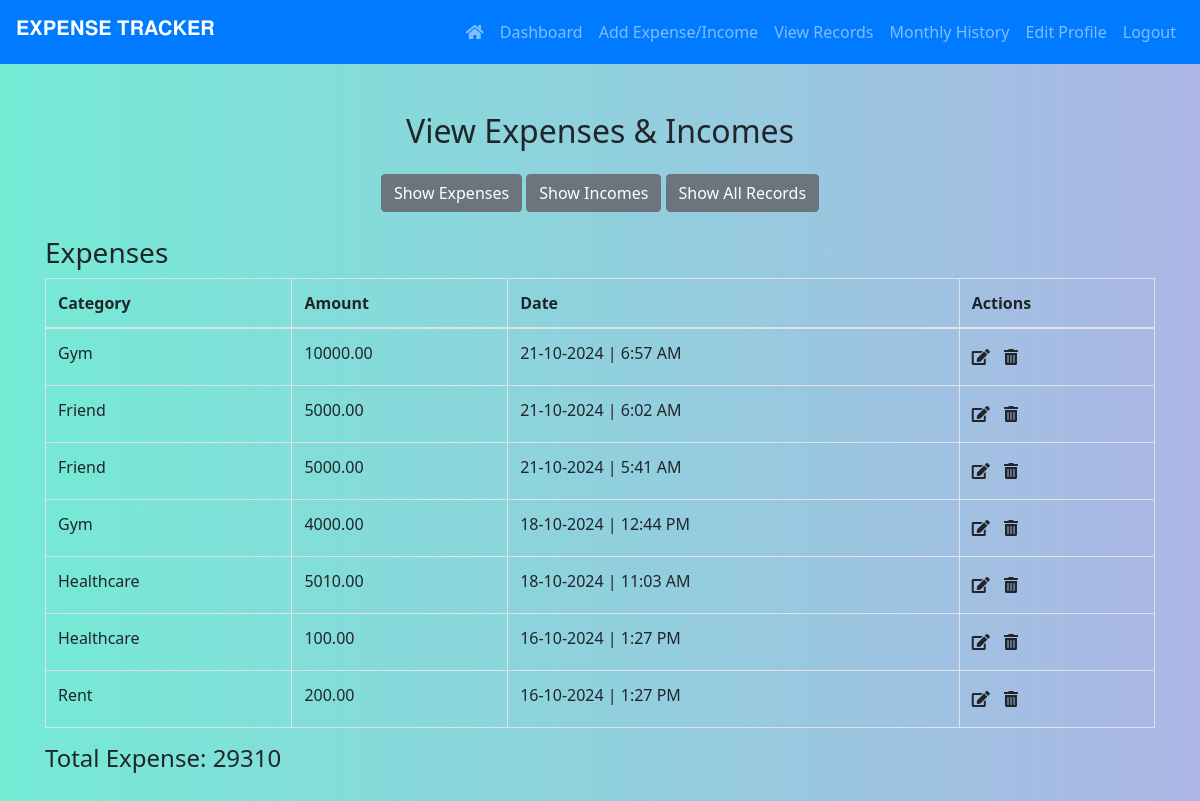
The page /view_expenses.php (signed in) on the database its author committed.
### tables this page shows
CREATE TABLE `expenses` (
  `id` int(11) NOT NULL,
  `user_id` int(11) NOT NULL,
  `type` enum('Income','Expense') NOT NULL,
  `amount` decimal(10,2) NOT NULL,
  `description` varchar(255) NOT NULL,
  `category` varchar(100) NOT NULL,
  `date` datetime NOT NULL,
  `created_at` timestamp NOT NULL DEFAULT current_timestamp()
);

### view_expenses.php (the view, shortened to what this page needs)
<?php
include 'header.php';
include 'db.php';
$user_id = $_SESSION['user_id'];
$current_month = date('m');
$current_year = date('Y');
$query = "SELECT * FROM expenses WHERE user_id = ? AND MONTH(created_at) = ? AND YEAR(created_at) = ? ORDER BY created_at DESC";
$stmt = $conn->prepare($query);
$stmt->bind_param("iii", $user_id, $current_month, $current_year);
$stmt->execute();
$result = $stmt->get_result();
$expenses = [];
$incomes = [];
while ($row = $result->fetch_assoc()) {
    if ($row['type'] == 'Expense') {
        $expenses[] = $row;
    } else {
        $incomes[] = $row;
    }
}
$total_expense = array_sum(array_column($expenses, 'amount'));
?>
<!DOCTYPE html>
<html lang="en">
<head>
    <link rel="stylesheet" href="https://stackpath.bootstrapcdn.com/bootstrap/4.5.2/css/bootstrap.min.css">
    <link rel="stylesheet" href="style.css">
    <link rel="stylesheet" href="https://cdnjs.cloudflare.com/ajax/libs/font-awesome/5.15.4/css/all.min.css">
</head>
<body>
<section class="py-5">
    <div class="container">
        <h2 class="text-center mb-4" style="margin-top: -50px;">View Expenses & Incomes</h2>
        <div class="text-center mb-4">
            <button class="btn btn-secondary" id="show-expenses">Show Expenses</button>
            <button class="btn btn-secondary" id="show-incomes">Show Incomes</button>
            <button class="btn btn-secondary" id="show-all">Show All Records</button>
        </div>
        <h3 id="view-title">Expenses</h3>
        <table class="table table-bordered" id="expenses-table">
            <thead>
                <tr>
                    <th>Category</th>
                    <th>Amount</th>
                    <th>Date</th>
                    <th>Actions</th>
                </tr>
            </thead>
            <tbody>
                <?php foreach ($expenses as $expense): ?>
                <tr class="record-row" data-id="<?php echo $expense['id']; ?>">
                    <td><?php echo htmlspecialchars($expense['category']); ?></td>
                    <td><?php echo htmlspecialchars($expense['amount']); ?></td>
                    <td><?php echo date('d-m-Y | g:i A', strtotime($expense['created_at'])); ?></td>
                    <td>
                        <span class="icon" onclick="openEditModal(<?php echo $expense['id']; ?>, '<?php echo htmlspecialchars($expense['category']); ?>', <?php echo htmlspecialchars($expense['amount']); ?>, '<?php echo htmlspecialchars($expense['created_at']); ?>')"><i class="fas fa-edit" style="line-height: 2;"></i></span>
                        <span class="icon" onclick="deleteExpense(<?php echo $expense['id']; ?>)"><i class="fas fa-trash-alt"></i></span>
                    </td>
                </tr>
                <?php endforeach; ?>
            </tbody>
        </table>
        <h4 id="total-expense">Total Expense: <?php echo $total_expense; ?></h4>
    </div>
</section>
</body>
</html>

### style.css (style rules this page uses)
body { font-family: 'Segoe UI', Tahoma, Geneva, Verdana, sans-serif; background: linear-gradient(to right, #74ebd5, #acb6e5); min-height: 100vh; margin: 0; padding: 0; display: flex; flex-direction: column; }
.container { flex: 1; margin-top: 50px; }

### header.php (style rules this page uses)
body { font-family: 'Roboto', sans-serif; }

### view_expenses.php (style rules this page uses)
.icon { cursor: pointer; margin-right: 10px; transition: color 0.3s ease; }
table { width: 100%; table-layout: auto; }

### rows shown on the page
expenses: category "Gym", amount "10000.00", created_at "21-10-2024 | 6:57 AM"
expenses: category "Friend", amount "5000.00", created_at "21-10-2024 | 6:02 AM"
expenses: category "Friend", amount "5000.00", created_at "21-10-2024 | 5:41 AM"
expenses: category "Gym", amount "4000.00", created_at "18-10-2024 | 12:44 PM"
expenses: category "Healthcare", amount "5010.00", created_at "18-10-2024 | 11:03 AM"
expenses: category "Healthcare", amount "100.00", created_at "16-10-2024 | 1:27 PM"
expenses: category "Rent", amount "200.00", created_at "16-10-2024 | 1:27 PM"

### other values the page prints
$total_expense "29310"
